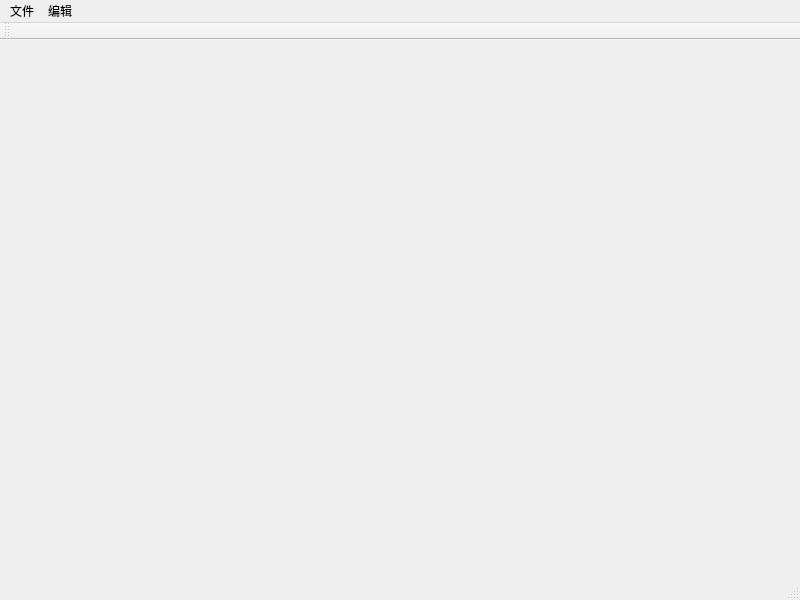
<?xml version="1.0" encoding="UTF-8"?>
<ui version="4.0">
 <class>MainWindow</class>
 <widget class="QMainWindow" name="MainWindow">
  <property name="geometry">
   <rect>
    <x>0</x>
    <y>0</y>
    <width>800</width>
    <height>600</height>
   </rect>
  </property>
  <property name="windowTitle">
   <string>UI</string>
  </property>
  <property name="windowIcon">
   <iconset resource="res.qrc">
    <normaloff>:/image/OnePiece.png</normaloff>:/image/OnePiece.png</iconset>
  </property>
  <widget class="QWidget" name="centralWidget"/>
  <widget class="QMenuBar" name="menuBar">
   <property name="geometry">
    <rect>
     <x>0</x>
     <y>0</y>
     <width>800</width>
     <height>21</height>
    </rect>
   </property>
   <widget class="QMenu" name="file">
    <property name="title">
     <string>文件</string>
    </property>
    <addaction name="actionNew"/>
    <addaction name="actionSave"/>
   </widget>
   <widget class="QMenu" name="edit">
    <property name="title">
     <string>编辑</string>
    </property>
   </widget>
   <addaction name="file"/>
   <addaction name="edit"/>
  </widget>
  <widget class="QToolBar" name="mainToolBar">
   <attribute name="toolBarArea">
    <enum>TopToolBarArea</enum>
   </attribute>
   <attribute name="toolBarBreak">
    <bool>true</bool>
   </attribute>
  </widget>
  <widget class="QStatusBar" name="statusBar"/>
  <action name="actionNew">
   <property name="icon">
    <iconset resource="res.qrc">
     <normaloff>:/image/New.png</normaloff>:/image/New.png</iconset>
   </property>
   <property name="text">
    <string>New</string>
   </property>
   <property name="shortcut">
    <string>Ctrl+N</string>
   </property>
  </action>
  <action name="actionSave">
   <property name="text">
    <string>Save</string>
   </property>
  </action>
 </widget>
 <layoutdefault spacing="6" margin="11"/>
 <resources>
  <include location="res.qrc"/>
 </resources>
 <connections/>
</ui>
